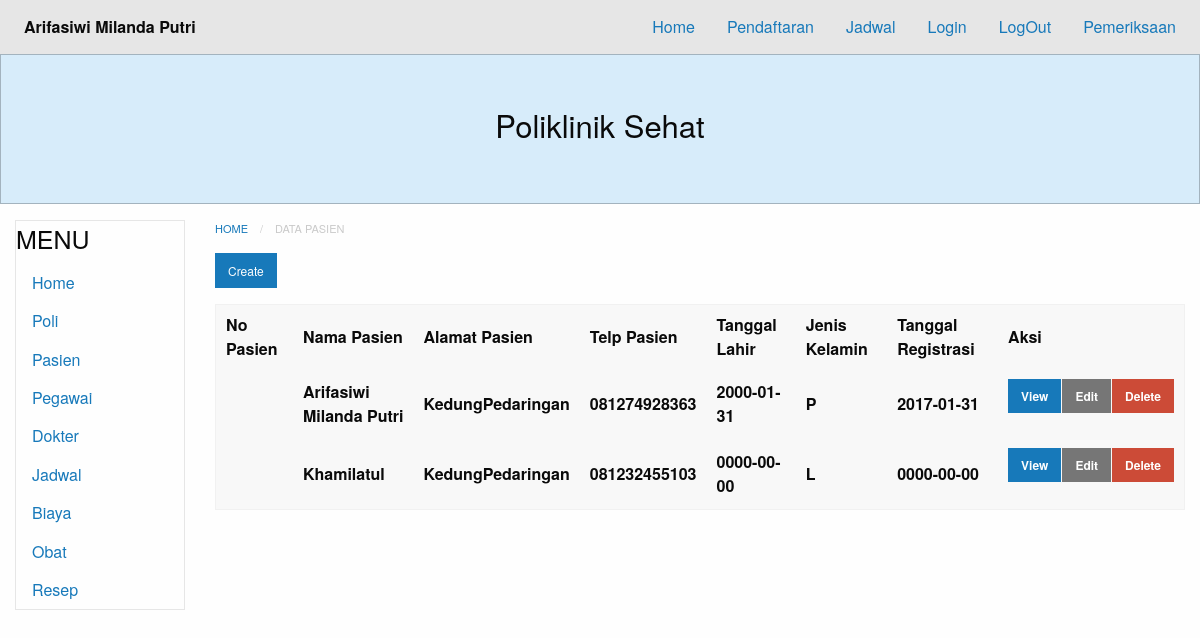
Before: /?module=pasien with the older database file.
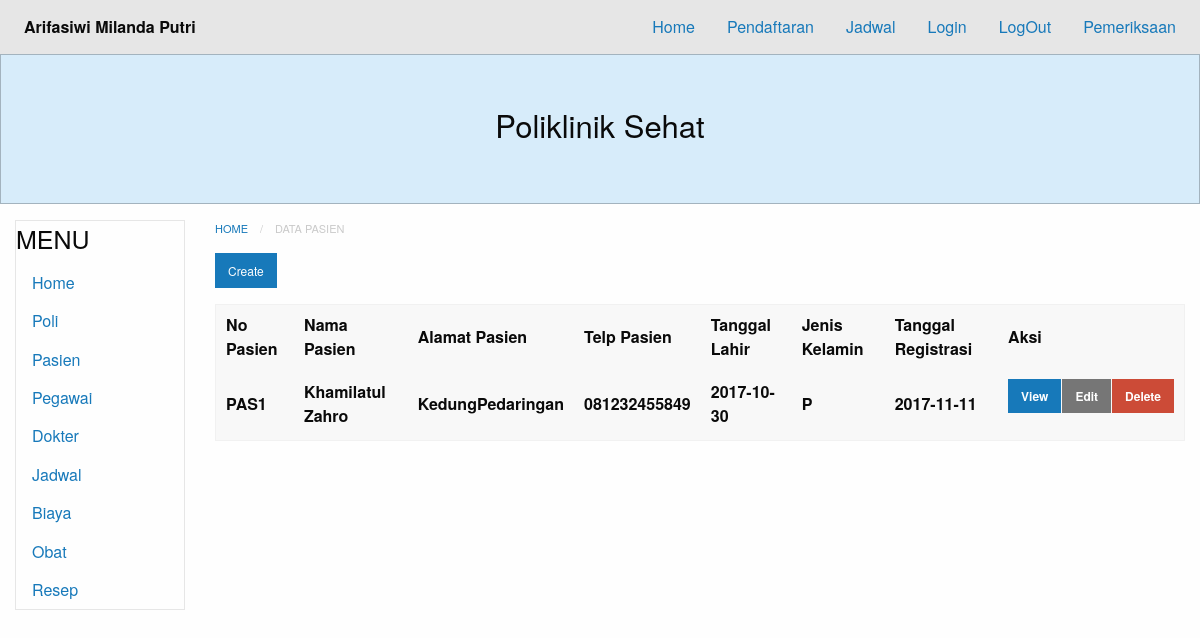
After: the same page with the newer database file.
### tables this page shows
CREATE TABLE `pasien` (
  `id` int(11) NOT NULL,
  `kode` varchar(255) NOT NULL,
  `nama` varchar(255) NOT NULL,
  `alamat` varchar(255) NOT NULL,
  `telp` varchar(255) NOT NULL,
  `tgl_lahir` date NOT NULL,
  `jk` enum('L','P') NOT NULL,
  `tgl_reg` date NOT NULL
);

### database.php (called while the page is built, shortened)
<?php
class Database {
	private $db_host = "localhost";
	private $db_user = "root";
	private $db_pass = "";
	private $db_name = "07_arifasiwimp_poliklinik";
	var $con = false;
    var $myconn = "";
	var $result = array();
    function __construct() {
        if(!$this->con){
            $this->myconn = new mysqli($this->db_host, $this->db_user, $this->db_pass, $this->db_name);
            if($this->myconn->connect_errno > 0){
                array_push($this->result, $this->myconn->connect_error);
                return false;
            }else{
                $this->myconn->set_charset('utf8');
                $this->con = true;
                return true;
            }
        } else {
            return true;
        }
    }
	public function select($table, $rows = '*', $join = null,$join2 = null,$join3 = null,$join4 = null, $join5 = null, $join6 = null, $where = null, $order = null, $limit = null){
		$q = 'SELECT '.$rows.' FROM '.$table;
        if($this->tableExists($table)){
        	$query = $this->myconn->query($q);
			if($query){
				$this->numResults = $query->num_rows;
				for($i = 0; $i < $this->numResults; $i++){
					$r = $query->fetch_array();
                	$key = array_keys($r);
                	for($x = 0; $x < count($key); $x++){
                    	if(!is_int($key[$x])){
                    		if($query->num_rows >= 1){
                    			$this->result[$i][$key[$x]] = $r[$key[$x]];
							}else{
								$this->result[$i][$key[$x]] = null;
							}
						}
					}
				}
				return true;
			}else{
				array_push($this->result, $this->myconn->error);
				return false;
			}
      	}else{
      		return false;
    	}
    }
	private function TableExists($table) {
    	$res = $this->myconn->query('SHOW TABLES LIKE "'.$table.'"');
    	if(isset($res->num_rows)) {
        	return $res->num_rows > 0 ? true : false;
    	} else {
    		array_push($this->result, $table." does not exist in this database");
    		return false;
    	}
	}
    public function getResult(){
        $val = $this->result;
        $this->result = array();
        return $val;
    }
}

### modules/pasien/pasien-index.php (the view)
<nav aria-label="You are here:" role="navigation">
  <ul class="breadcrumbs">
    <li><a href="?module=home">Home</a></li>
    <li class="disabled">Data Pasien</li>
  </ul>
</nav>
<a href="?module=pasien-create" class="small button">Create</a>
  <table>
      <thead>
          <tr>
		      <th>No Pasien</th>
		      <th>Nama Pasien</th>
		      <th>Alamat Pasien</th>
		      <th>Telp Pasien</th>
		      <th>Tanggal Lahir</th>
		      <th>Jenis Kelamin</th>
              <th>Tanggal Registrasi </th>
		      <th>Aksi</th>
	      </tr>
          <?php
    require_once("database.php");
    $db=new Database();
    $db->select('pasien', 'kode, nama, alamat, telp, tgl_lahir, jk, tgl_reg ');
    $res=$db->getResult();
      if(count($res) == 0){
          echo "<b>Tidak ada data yang tersedia</b>";
      }else{
          foreach ($res as &$r){?>
          <tr>
              <td><?php echo $r['kode'] ?></td>
              <td><?php echo $r['nama'] ?></td>
              <td><?php echo $r['alamat'] ?></td>
              <td><?php echo $r['telp'] ?></td>
              <td><?php echo $r['tgl_lahir'] ?></td>
              <td><?php echo $r['jk'] ?></td>
              <td><?php echo $r['tgl_reg'] ?></td>
              <td>
                  <div class="small button-group">
                      <a href="?module=pasien-show&id=<?php echo $r['id']; ?>" class=" button">View</a>
                      <a href="?module=pasien-edit&id=<?php echo $r['id']; ?>" class="secondary button">Edit</a>
                      <a href="?module=pasien-delete&id=<?php echo $r['id']; ?>"onClick='return confirm("Apakah yakin menghapus?")' class="alert button">Delete</a>
                  </div>
              </td>
          </tr>
<?php
                }
            }
            ?>
</table>

### index.php (shortened to what this page needs)
<!doctype html>
<html class="no-js" lang="en">
  <head>
    <link rel="stylesheet" href="css/foundation.css">
  </head>
  <body>
    <?php include 'includes/navbar.php'; ?>
    <?php include 'includes/jumbotron.php'; ?>
    <div class="grid-container fluid">
      <div class="grid-x grid-margin-x" id="content">
        <div class="medium-2 cell card">
          <?php include 'includes/sidebar.php'; ?>
        </div>
        <div class="medium-10 cell">
          <?php include 'content.php'; ?>
        </div>
      </div>
    </div>
  </body>
</html>

### includes/navbar.php
<div class="top-bar">
      <div class="top-bar-left">
        <ul class="menu">
          <li class="menu-text">Arifasiwi Milanda Putri</li>
        </ul>
      </div>
      <div class="top-bar-right">
        <ul class="menu">
        <li><a href="?module=home" aria-label="Home">Home</a></li>
        <li><a href="?module=pendaftaran" aria-label="Pendaftran">Pendaftaran</a></li>
        <li><a href="?module=jadwal" aria-label="Jadwal">Jadwal</a></li>
        <li><a href="?module=login" aria-label="Login">Login</a></li>
        <li><a href="?module=logout" aria-label="Login">LogOut</a></li>
        <li><a href="?module=pemeriksaan" aria-label="Pemeriksaan">Pemeriksaan</a></li>
        </ul>
      </div>
    </div>

### includes/jumbotron.php
<div class="callout large primary">
      <div class="row column text-center">
        <h3>Poliklinik Sehat </h3>
      </div>
    </div>

### includes/sidebar.php
<div data-sticky-container>
    <div class="sticky" data-sticky data-anchor="content">
      <h4>MENU</h4>
      <ul  class="vertical menu">
          <li><a href="?module=home" aria-label="Home">Home</a></li>
          <li><a href="?module=poli" aria-label="Poli">Poli</a></li>
          <li><a href="?module=pasien" aria-label="Pasien">Pasien</a></li>
          <li><a href="?module=pegawai" aria-label="Pegawai">Pegawai</a></li>
          <li><a href="?module=dokter" aria-label="Dokter">Dokter</a></li>
          <li><a href="?module=jadwal" aria-label="Jadwal">Jadwal</a></li>
          <li><a href="?module=biaya" aria-label="Biaya">Biaya</a></li>
          <li><a href="?module=obat" aria-label="Obat">Obat</a></li>
          <li><a href="?module=resep" aria-label="Resep">Resep</a></li>
      </ul>
    </div>
  </div>

### content.php (shortened to what this page needs)
<?php
$module = empty($_GET['module']) ? 'home' : $_GET['module'];
switch($module) {
    case 'pasien':
    include 'modules/pasien/pasien-index.php';
    break;
}
?>

Changed rows visible on the page:
removed pasien: nama "Arifasiwi Milanda Putri", alamat "KedungPedaringan", telp "081274928363", tgl_lahir "2000-01-31", jk "P", tgl_reg "2017-01-31"
removed pasien: nama "Khamilatul", alamat "KedungPedaringan", telp "081232455103", tgl_lahir "0000-00-00", jk "L", tgl_reg "0000-00-00"
added pasien: kode "PAS1", nama "Khamilatul Zahro", alamat "KedungPedaringan", telp "081232455849", tgl_lahir "2017-10-30", jk "P", tgl_reg "2017-11-11"
